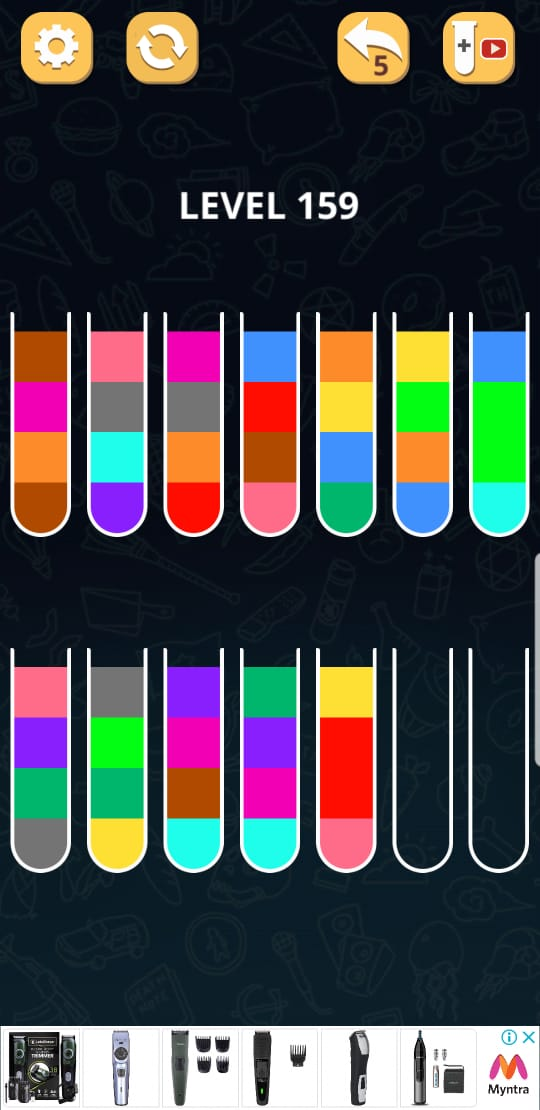
#> input picture Games/Color-Sort/tubes.jpeg, 540 x 1110 px, found by its file name
$ jupyter execute ColorSort_img.ipynb
#> lines starting #> are read from the running program, lines starting #| are printed output that depends on the picture
### Games/Color-Sort/colorsort_game.py
import matplotlib.pyplot as plt

# exmaple 1
original_tubes = [
          ['p','b','r','p'],
          ['y','g','g','r'],
          [[1,1,1]]*4,  [[1,1,1]]*4,
          ['p','y','y','r'],
          ['b','g','r','p'],
          ['b','b','y','g'],
]

def copytubes(tubes):
  new_tubes = [list(tube) for tube in tubes]
  return new_tubes

def replaceColors(tubes, colrs):
  for tube in tubes:
    for i,colr in enumerate(tube):
      if colr != [1,1,1]:
        tube[i] = colrs[colr]
  return tubes

colrs = {'p':"pink", 'b':"blue", 'r':"red", 'y':"yellow", 'g':"green"}
original_tubes = replaceColors(original_tubes, colrs)

def plot_tubes(tubes):
  fig, axs = plt.subplots(1,2, figsize=(10,3))
  n_tubes2 = len(tubes)//2
  n_tubes1 = len(tubes) - n_tubes2

  axs[0].set_xlim([-0.5,n_tubes1-0.5])
  axs[1].set_xlim([-0.5,n_tubes1-0.5])

  for i,tube in enumerate(tubes):
    for j,colr in enumerate(reversed(tube)):
      if colr != '0':
        axs[i//n_tubes1].bar(str(i+1), 1, bottom=j, color=colr, width=0.5, edgecolor='k')
      else:
        axs[i//n_tubes1].bar(str(i+1), 1, bottom=j, fc=[1,1,1,0], width=0.5, edgecolor='k')
  plt.show()

#plot_tubes(original_tubes)

# [129 lines left out: functions nonEmptyIndex, check_transfer, transfer, allSame, tubes_score, playGame and 1 more, not called in this run]

#playGame(original_tubes)

### Games/Color-Sort/notebooks/ColorSort_img.ipynb
[cell 1]
import numpy as np
import matplotlib.pyplot as plt
from PIL import Image

### read image as np array

[cell 2]
def read_img(img_name):
#> called with img_name = 'tubes.jpeg'
  tubes_img = Image.open(img_name)
#> tubes_img is the input picture: PIL image 540x1110 RGB; mean R, G, B 71.6, 72.3, 73.7
  # resize image to the fixed size
  tubes_img = tubes_img.resize((288, 512))
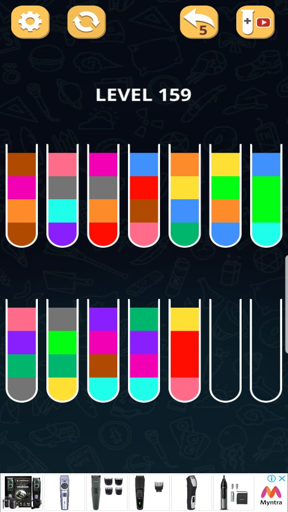
#> tubes_img: PIL image 288x512 RGB; mean R, G, B 71.5, 72.2, 73.6
  # original image is write protected so need to make a copy
  tubes_img = np.array(tubes_img).copy()
  # crop the top part of the image
  tubes_img = tubes_img[80:480]
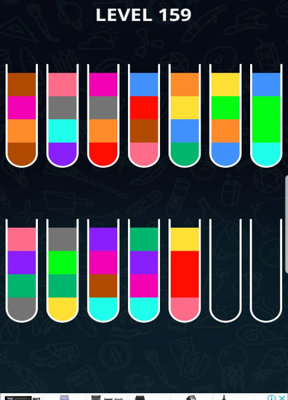
#> tubes_img: shape (400, 288, 3); mean R, G, B 64.6, 66.5, 69.7
  tubes_img = tubes_img.astype("float") / 255
  return tubes_img

### get colors between the tubes

[cell 3]
def get_tubes(tubes_img):
  height, width, channels = tubes_img.shape
#> height = 400; width = 288; channels = 3
  tubes = []
  tube_indx = 0
  n_tubes = 0

  for i in range(height):
    tube_start=False; tube_end=False
    tube_seq="outside"
    found = False
    for j in range(width):
      if (tube_seq=="outside") and (np.mean(tubes_img[i,j]) > .785):
        tube_seq="start"
      elif (tube_seq=="start") and (np.mean(tubes_img[i,j]) <= .785):
        tube_start = j
        tube_seq="inside"
      elif (tube_seq=="inside") and (np.mean(tubes_img[i,j]) > .785):
          tube_end = j-1
          tube_seq="end"
      elif (tube_seq=="end") and (np.mean(tubes_img[i,j]) <= .785):
          tube_seq="outside"

      if (tube_seq=="outside") and tube_end:
        tube_width = tube_end - tube_start
        if (tube_width < 40) and (tube_width > 20):
          mid = (tube_start + tube_end)//2
          mid_colr = tubes_img[i,mid]
          found = True
          colr = list(mid_colr)
          if tube_indx < len(tubes):
            tubes[tube_indx].append(colr)
          else:
            tubes.append([colr])
          tube_indx += 1

        tube_start=False; tube_end=False
    # end width loop
    if found:
      tube_indx = n_tubes
    else:
      n_tubes = len(tubes)
      tube_indx = n_tubes
#> after the loop, colr = [0.22, 0.208, 0.212]; mid = 18; mid_colr = [0.22, 0.208, 0.212]; tube_width = 0; tubes = 21 items

  return tubes

[cell 4]
def rem_nonTubes(tubes):
  mean_tubeLen = np.mean([len(tube) for tube in tubes])
#> mean_tubeLen = 65.48
  #print(mean_tubeLen)
  new_tubes = []
  for tube in tubes:
    #print(len(tube) - mean_tubeLen)
    if (len(tube)-mean_tubeLen > 0) or (mean_tubeLen-len(tube) < mean_tubeLen/10):
      new_tubes.append(tube)
#> this loop made 21 passes
#> tube on passes 8, 9, 10, 18, 19, 20: [[0.0157, 0.0431, 0.0824]], [[0.0431, 0.0784, 0.106]], [[0.0314, 0.0588, 0.0902]], [[0.0392, 0.106, 0.145]], [[0.0667, 0.137, 0.176]], [[0.0392, 0.11, 0.153]]
#> after the loop, new_tubes = 14 items
  return new_tubes

[cell 5]
def get_patchColrs(tubes):
  new_tubes = []
  for tube in tubes:
    new_tube = []
    tube_step = int(len(tube)/4)
    for i in range(4):
      start = i*tube_step
      stop = start+tube_step
      colrs = tube[start:stop]
      # get colr with max freq
      counter = 0
      colr = colrs[0]
      for i in colrs:
          curr_frequency = colrs.count(i)
          if curr_frequency > counter:
              counter = curr_frequency
              colr = i
      colr = [1,1,1] if np.mean(colr)<0.2 else colr
      new_tube.append(colr)
    new_tubes.append(new_tube)
#> this loop made 14 passes
#> after the loop, new_tubes = 14 items
  return new_tubes

[cell 6]
def equalize_colrs(tubes):
  # get all colrs
  colrs = []

  for tube in tubes:
    for colr1 in tube:
      if colr1 not in colrs:
        colr_exists = False
        # check for approximately equal colors
        for colr2 in colrs:
          if np.allclose(colr1,colr2,atol=0.1):
            colr_exists = True
            break
        if not colr_exists:
          colrs.append(colr1)
#> this loop made 14 passes
#> tube on passes 13 to 14: [[1, 1, 1], [1, 1, 1], [1, 1, 1], [1, 1, 1]], [[1, 1, 1], [1, 1, 1], [1, 1, 1], [1, 1, 1]]
#> after the loop, colrs = 13 items, first 6: [0.69, 0.29, 0], [0.949, 0, 0.706], [0.992, 0.545, 0.165], [1, 0.424, 0.537], [0.455, 0.455, 0.455], [0.122, 0.996, 0.922]

  # replace approximately equal colors
  new_tubes = []
  for tube in tubes:
    new_tube = []
    for colr1 in tube:
      for colr2 in colrs:
        if np.allclose(colr1,colr2,atol=0.1):
          new_tube.append(colr2)
    new_tubes.append(new_tube)
#> after the loop, new_tubes = 14 items

  return new_tubes

[cell 7]
def process_img(img_name):
  tubes_img = read_img(img_name)
  tubes = get_tubes(tubes_img)
  tubes = rem_nonTubes(tubes)
  tubes = get_patchColrs(tubes)
  tubes = equalize_colrs(tubes)
  return tubes

[cell 8]
tubes_img = read_img("tubes.jpeg")
plt.imshow(tubes_img)
tubes = process_img("tubes.jpeg")
#> tubes = 14 items

[cell 9]
from colorsort_game import plot_tubes

plot_tubes(tubes)
#> in plot_tubes, `n_tubes2 = len(tubes)//2`: n_tubes2 = 7
#> the loop in plot_tubes, `for i,tube in enumerate(tubes):` made 14 passes
#> in plot_tubes, `plt.show()`:
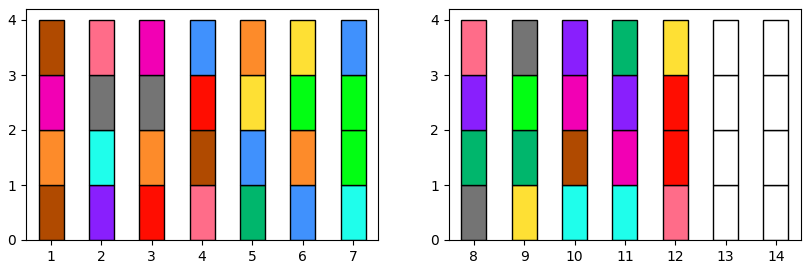
#> figure drawn by matplotlib, 2 panels
